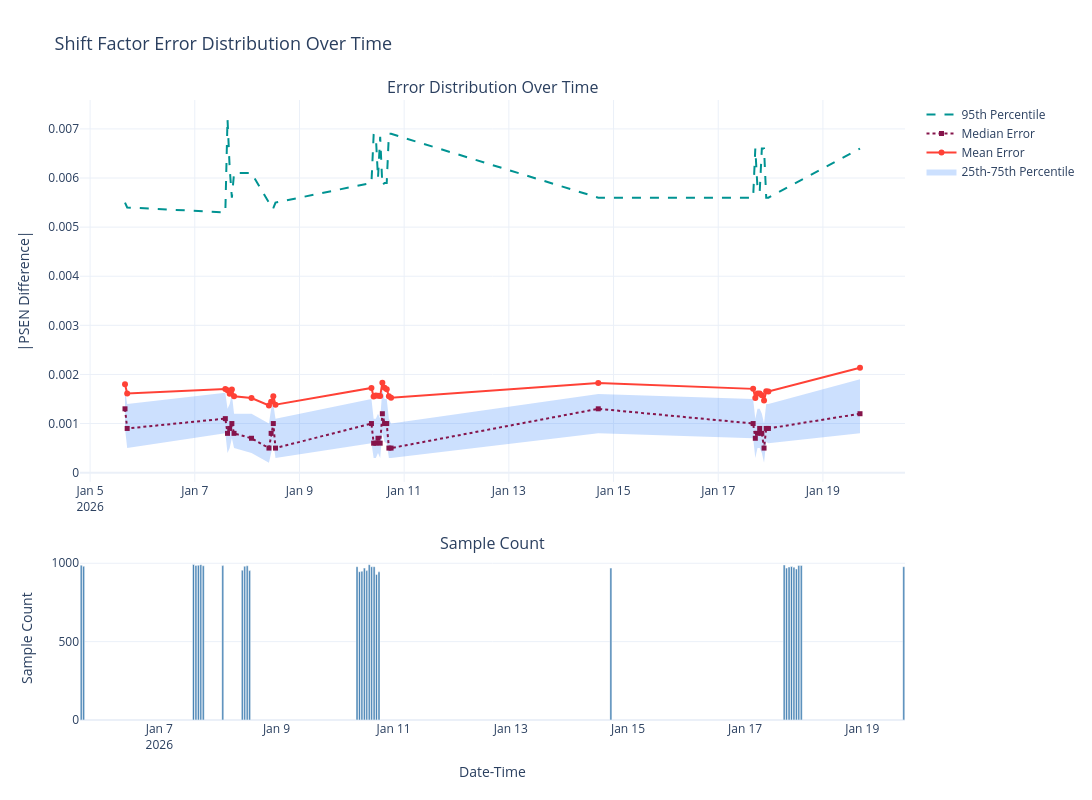
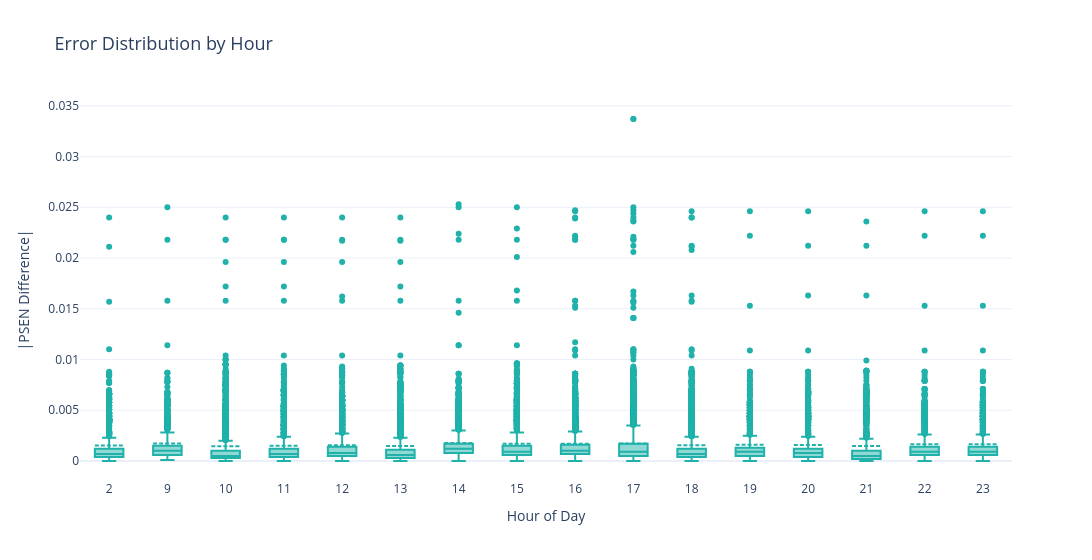
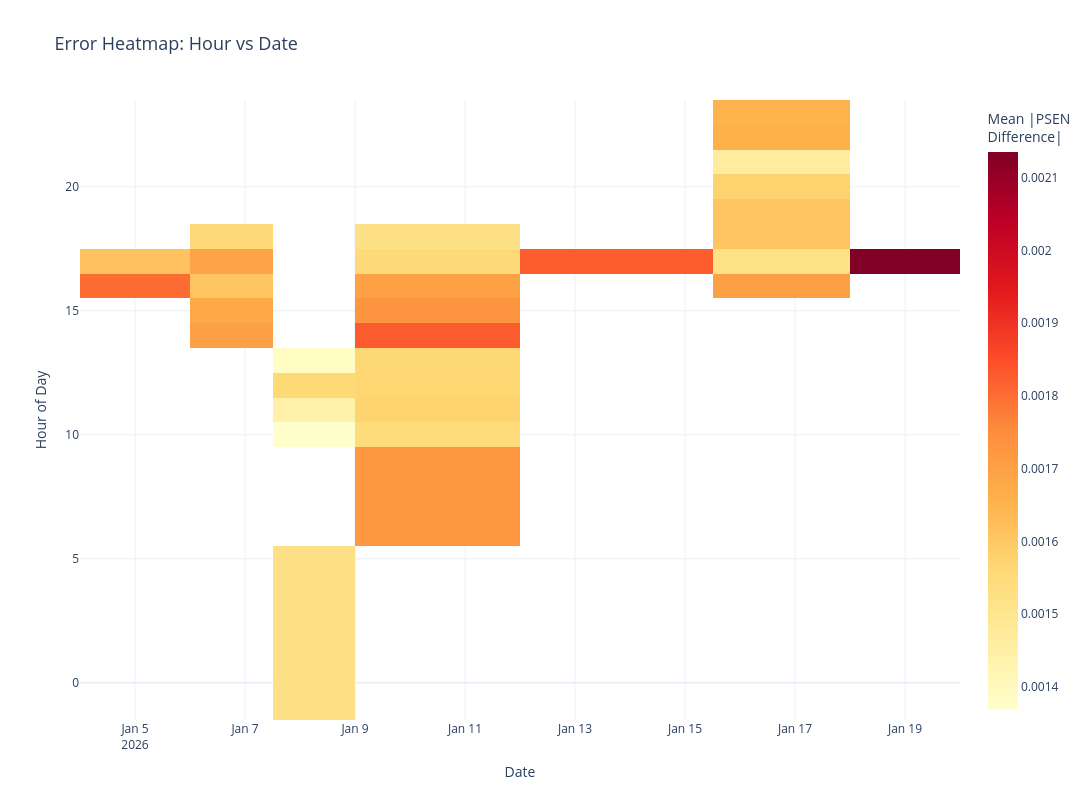
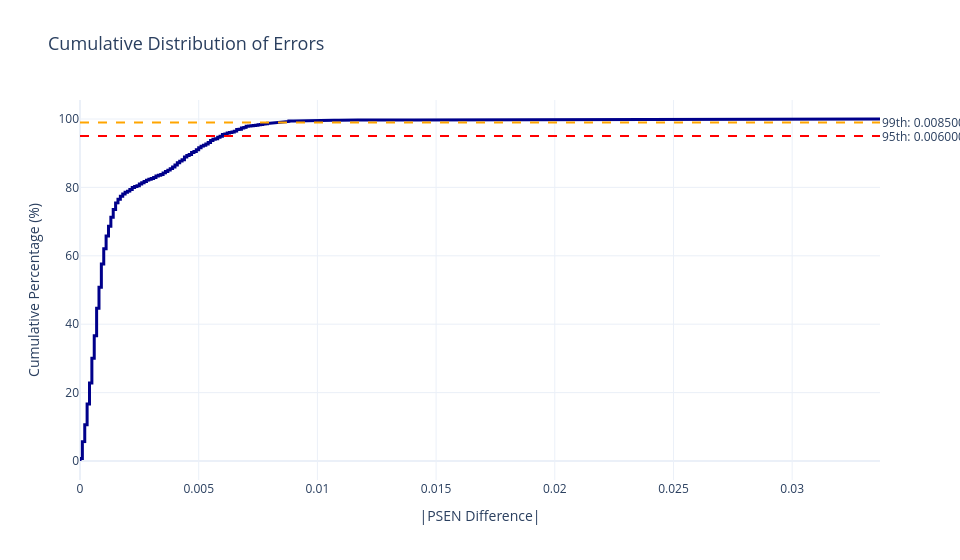

The cell these charts' notebook holds for them, in order:
### Markdown cell above
## Example: Benchmark interface/GTC shifts

### Code cell
# Example usage of analysis and visualization functions:

# Run analysis
stats = analyze_shift_errors(interface_results)

# Access specific statistics
print(f"\nWorst datetime: {stats['datetime_errors'].index[0]}")
print(f"Worst node: {stats['node_errors'].index[0]}")

# Create all visualizations (plotly - interactive!)
visualize_errors_over_time(interface_results, viz_type='timeseries', save_dir=r'G:\ERCOT\Research\FTR Auctions\2025_12_JAN2026 Monthly Auction\BackTest', save_format='html')
visualize_errors_over_time(interface_results, viz_type='boxplot', save_dir=r'G:\ERCOT\Research\FTR Auctions\2025_12_JAN2026 Monthly Auction\BackTest', save_format='html')


figs = visualize_errors_over_time(interface_results, viz_type='all',)

# Display individual plots
figs['timeseries'].show()
figs['boxplot'].show()
# figs['heatmap'].show()
# figs['cdf'].show()

### Figure 1 — Plotly figure (JSON) as saved in the notebook; plotly's stock layout.template omitted (floating-point values rounded to 4 significant figures)
{"data": [{"hovertemplate": "75th: %{y:.6f}<extra></extra>", "line": {"width": 0}, "mode": "lines", "showlegend": false, "type": "scatter", "x": ["2026-01-05T16:00:00", "2026-01-05T17:00:00", "2026-01-07T14:00:00", "2026-01-07T15:00:00", "2026-01-07T16:00:00", "2026-01-07T17:00:00", "2026-01-07T18:00:00", "2026-01-08T02:00:00", "2026-01-08T10:00:00", "2026-01-08T11:00:00", "2026-01-08T12:00:00", "2026-01-08T13:00:00", "2026-01-10T09:00:00", "2026-01-10T10:00:00", "2026-01-10T11:00:00", "2026-01-10T12:00:00", "2026-01-10T13:00:00", "2026-01-10T14:00:00", "2026-01-10T15:00:00", "2026-01-10T16:00:00", "2026-01-10T17:00:00", "2026-01-10T18:00:00", "2026-01-14T17:00:00", "2026-01-17T16:00:00", "2026-01-17T17:00:00", "2026-01-17T18:00:00", "2026-01-17T19:00:00", "2026-01-17T20:00:00", "2026-01-17T21:00:00", "2026-01-17T22:00:00", "2026-01-17T23:00:00", "2026-01-19T17:00:00"], "xaxis": "x", "y": [0.0017, 0.0014, 0.001625, 0.0013, 0.0014, 0.0016, 0.0012, 0.0012, 0.001, 0.0013, 0.0014, 0.0011, 0.0015, 0.0011, 0.0011, 0.0012, 0.0011, 0.0017, 0.0015, 0.0015, 0.0011, 0.001, 0.0016, 0.0015, 0.0011, 0.0013, 0.0013, 0.0012, 0.001, 0.0014, 0.0014, 0.0019], "yaxis": "y"}, {"fill": "tonexty", "fillcolor": "rgba(0,100,250,0.2)", "hovertemplate": "25th: %{y:.6f}<extra></extra>", "line": {"width": 0}, "mode": "lines", "name": "25th-75th Percentile", "type": "scatter", "x": ["2026-01-05T16:00:00", "2026-01-05T17:00:00", "2026-01-07T14:00:00", "2026-01-07T15:00:00", "2026-01-07T16:00:00", "2026-01-07T17:00:00", "2026-01-07T18:00:00", "2026-01-08T02:00:00", "2026-01-08T10:00:00", "2026-01-08T11:00:00", "2026-01-08T12:00:00", "2026-01-08T13:00:00", "2026-01-10T09:00:00", "2026-01-10T10:00:00", "2026-01-10T11:00:00", "2026-01-10T12:00:00", "2026-01-10T13:00:00", "2026-01-10T14:00:00", "2026-01-10T15:00:00", "2026-01-10T16:00:00", "2026-01-10T17:00:00", "2026-01-10T18:00:00", "2026-01-14T17:00:00", "2026-01-17T16:00:00", "2026-01-17T17:00:00", "2026-01-17T18:00:00", "2026-01-17T19:00:00", "2026-01-17T20:00:00", "2026-01-17T21:00:00", "2026-01-17T22:00:00", "2026-01-17T23:00:00", "2026-01-19T17:00:00"], "xaxis": "x", "y": [0.0009, 0.0005, 0.0008, 0.0004, 0.0005, 0.0007, 0.0005, 0.0004, 0.0002, 0.0004, 0.0006, 0.0003, 0.0006, 0.0003, 0.0003, 0.0004, 0.0003, 0.0008, 0.000625, 0.0006, 0.0003, 0.0003, 0.0008, 0.0007, 0.0003, 0.0005, 0.0005, 0.0004, 0.0002, 0.000625, 0.0006, 0.0008], "yaxis": "y"}, {"hovertemplate": "Mean: %{y:.6f}<extra></extra>", "line": {"color": "rgb(255,65,54)", "width": 2}, "marker": {"size": 6}, "mode": "lines+markers", "name": "Mean Error", "type": "scatter", "x": ["2026-01-05T16:00:00", "2026-01-05T17:00:00", "2026-01-07T14:00:00", "2026-01-07T15:00:00", "2026-01-07T16:00:00", "2026-01-07T17:00:00", "2026-01-07T18:00:00", "2026-01-08T02:00:00", "2026-01-08T10:00:00", "2026-01-08T11:00:00", "2026-01-08T12:00:00", "2026-01-08T13:00:00", "2026-01-10T09:00:00", "2026-01-10T10:00:00", "2026-01-10T11:00:00", "2026-01-10T12:00:00", "2026-01-10T13:00:00", "2026-01-10T14:00:00", "2026-01-10T15:00:00", "2026-01-10T16:00:00", "2026-01-10T17:00:00", "2026-01-10T18:00:00", "2026-01-14T17:00:00", "2026-01-17T16:00:00", "2026-01-17T17:00:00", "2026-01-17T18:00:00", "2026-01-17T19:00:00", "2026-01-17T20:00:00", "2026-01-17T21:00:00", "2026-01-17T22:00:00", "2026-01-17T23:00:00", "2026-01-19T17:00:00"], "xaxis": "x", "y": [0.001802, 0.001613, 0.001704, 0.00168, 0.001608, 0.001691, 0.001556, 0.00152, 0.001368, 0.001443, 0.001557, 0.001385, 0.001726, 0.001548, 0.001573, 0.001568, 0.001563, 0.001828, 0.00173, 0.001701, 0.001556, 0.001523, 0.001827, 0.001706, 0.001518, 0.001611, 0.00161, 0.001577, 0.001469, 0.001659, 0.001653, 0.002135], "yaxis": "y"}, {"hovertemplate": "Median: %{y:.6f}<extra></extra>", "line": {"color": "rgb(133,20,75)", "dash": "dot", "width": 2}, "marker": {"size": 5, "symbol": "square"}, "mode": "lines+markers", "name": "Median Error", "type": "scatter", "x": ["2026-01-05T16:00:00", "2026-01-05T17:00:00", "2026-01-07T14:00:00", "2026-01-07T15:00:00", "2026-01-07T16:00:00", "2026-01-07T17:00:00", "2026-01-07T18:00:00", "2026-01-08T02:00:00", "2026-01-08T10:00:00", "2026-01-08T11:00:00", "2026-01-08T12:00:00", "2026-01-08T13:00:00", "2026-01-10T09:00:00", "2026-01-10T10:00:00", "2026-01-10T11:00:00", "2026-01-10T12:00:00", "2026-01-10T13:00:00", "2026-01-10T14:00:00", "2026-01-10T15:00:00", "2026-01-10T16:00:00", "2026-01-10T17:00:00", "2026-01-10T18:00:00", "2026-01-14T17:00:00", "2026-01-17T16:00:00", "2026-01-17T17:00:00", "2026-01-17T18:00:00", "2026-01-17T19:00:00", "2026-01-17T20:00:00", "2026-01-17T21:00:00", "2026-01-17T22:00:00", "2026-01-17T23:00:00", "2026-01-19T17:00:00"], "xaxis": "x", "y": [0.0013, 0.0009, 0.0011, 0.0008, 0.0009, 0.001, 0.0008, 0.0007, 0.0005, 0.0008, 0.001, 0.0005, 0.001, 0.0006, 0.0006, 0.0007, 0.0006, 0.0012, 0.001, 0.001, 0.0005, 0.0005, 0.0013, 0.001, 0.0007, 0.0008, 0.0009, 0.0008, 0.0005, 0.0009, 0.0009, 0.0012], "yaxis": "y"}, {"hovertemplate": "95th: %{y:.6f}<extra></extra>", "line": {"color": "rgb(0,147,146)", "dash": "dash", "width": 2}, "mode": "lines", "name": "95th Percentile", "type": "scatter", "x": ["2026-01-05T16:00:00", "2026-01-05T17:00:00", "2026-01-07T14:00:00", "2026-01-07T15:00:00", "2026-01-07T16:00:00", "2026-01-07T17:00:00", "2026-01-07T18:00:00", "2026-01-08T02:00:00", "2026-01-08T10:00:00", "2026-01-08T11:00:00", "2026-01-08T12:00:00", "2026-01-08T13:00:00", "2026-01-10T09:00:00", "2026-01-10T10:00:00", "2026-01-10T11:00:00", "2026-01-10T12:00:00", "2026-01-10T13:00:00", "2026-01-10T14:00:00", "2026-01-10T15:00:00", "2026-01-10T16:00:00", "2026-01-10T17:00:00", "2026-01-10T18:00:00", "2026-01-14T17:00:00", "2026-01-17T16:00:00", "2026-01-17T17:00:00", "2026-01-17T18:00:00", "2026-01-17T19:00:00", "2026-01-17T20:00:00", "2026-01-17T21:00:00", "2026-01-17T22:00:00", "2026-01-17T23:00:00", "2026-01-19T17:00:00"], "xaxis": "x", "y": [0.0055, 0.0054, 0.0053, 0.0072, 0.0062, 0.0056, 0.0061, 0.0061, 0.0055, 0.0055, 0.005385, 0.0055, 0.0059, 0.006875, 0.00686, 0.006, 0.00684, 0.00585, 0.0059, 0.0059, 0.0069, 0.0069, 0.0056, 0.0056, 0.0066, 0.0058, 0.00571, 0.0066, 0.0066, 0.0056, 0.0056, 0.0066], "yaxis": "y"}, {"hovertemplate": "Count: %{y}<extra></extra>", "marker": {"color": "steelblue"}, "name": "Sample Count", "showlegend": false, "type": "bar", "x": ["2026-01-05T16:00:00", "2026-01-05T17:00:00", "2026-01-07T14:00:00", "2026-01-07T15:00:00", "2026-01-07T16:00:00", "2026-01-07T17:00:00", "2026-01-07T18:00:00", "2026-01-08T02:00:00", "2026-01-08T10:00:00", "2026-01-08T11:00:00", "2026-01-08T12:00:00", "2026-01-08T13:00:00", "2026-01-10T09:00:00", "2026-01-10T10:00:00", "2026-01-10T11:00:00", "2026-01-10T12:00:00", "2026-01-10T13:00:00", "2026-01-10T14:00:00", "2026-01-10T15:00:00", "2026-01-10T16:00:00", "2026-01-10T17:00:00", "2026-01-10T18:00:00", "2026-01-14T17:00:00", "2026-01-17T16:00:00", "2026-01-17T17:00:00", "2026-01-17T18:00:00", "2026-01-17T19:00:00", "2026-01-17T20:00:00", "2026-01-17T21:00:00", "2026-01-17T22:00:00", "2026-01-17T23:00:00", "2026-01-19T17:00:00"], "xaxis": "x2", "y": [988, 981, 992, 986, 987, 991, 984, 985, 956, 981, 984, 953, 978, 946, 949, 969, 953, 991, 978, 978, 929, 945, 969, 989, 969, 976, 979, 975, 963, 986, 986, 978], "yaxis": "y2"}], "layout": {"annotations": [{"font": {"size": 16}, "showarrow": false, "text": "Error Distribution Over Time", "x": 0.5, "xanchor": "center", "xref": "paper", "y": 1, "yanchor": "bottom", "yref": "paper"}, {"font": {"size": 16}, "showarrow": false, "text": "Sample Count", "x": 0.5, "xanchor": "center", "xref": "paper", "y": 0.264, "yanchor": "bottom", "yref": "paper"}], "height": 800, "hovermode": "x unified", "legend": {"x": 1.02, "xanchor": "left", "y": 1, "yanchor": "top"}, "title": {"font": {"size": 18}, "text": "Shift Factor Error Distribution Over Time"}, "width": 1200, "xaxis": {"anchor": "y", "domain": [0, 1]}, "xaxis2": {"anchor": "y2", "domain": [0, 1], "title": {"font": {"size": 14}, "text": "Date-Time"}}, "yaxis": {"anchor": "x", "domain": [0.384, 1], "title": {"font": {"size": 14}, "text": "|PSEN Difference|"}}, "yaxis2": {"anchor": "x2", "domain": [0, 0.264], "title": {"font": {"size": 14}, "text": "Sample Count"}}}}

### Figure 2 — Plotly figure (JSON) as saved in the notebook; plotly's stock layout.template omitted (floating-point values rounded to 4 significant figures; data arrays with more than 128 entries replaced by an {"elided": "..."} marker saying what was removed)
{"data": [{"boxmean": true, "customdata": {"elided": "985x2 str values"}, "hovertemplate": "<b>Hour %{x}</b><br>Error: %{y:.6f}<br>Date: %{customdata[0]}<br>Node: %{customdata[1]}<extra></extra>", "marker": {"color": "lightseagreen"}, "name": "2", "type": "box", "y": {"elided": "985 float values"}}, {"boxmean": true, "customdata": {"elided": "978x2 str values"}, "hovertemplate": "<b>Hour %{x}</b><br>Error: %{y:.6f}<br>Date: %{customdata[0]}<br>Node: %{customdata[1]}<extra></extra>", "marker": {"color": "lightseagreen"}, "name": "9", "type": "box", "y": {"elided": "978 float values"}}, {"boxmean": true, "customdata": {"elided": "1902x2 str values"}, "hovertemplate": "<b>Hour %{x}</b><br>Error: %{y:.6f}<br>Date: %{customdata[0]}<br>Node: %{customdata[1]}<extra></extra>", "marker": {"color": "lightseagreen"}, "name": "10", "type": "box", "y": {"elided": "1902 float values"}}, {"boxmean": true, "customdata": {"elided": "1930x2 str values"}, "hovertemplate": "<b>Hour %{x}</b><br>Error: %{y:.6f}<br>Date: %{customdata[0]}<br>Node: %{customdata[1]}<extra></extra>", "marker": {"color": "lightseagreen"}, "name": "11", "type": "box", "y": {"elided": "1930 float values"}}, {"boxmean": true, "customdata": {"elided": "1953x2 str values"}, "hovertemplate": "<b>Hour %{x}</b><br>Error: %{y:.6f}<br>Date: %{customdata[0]}<br>Node: %{customdata[1]}<extra></extra>", "marker": {"color": "lightseagreen"}, "name": "12", "type": "box", "y": {"elided": "1953 float values"}}, {"boxmean": true, "customdata": {"elided": "1906x2 str values"}, "hovertemplate": "<b>Hour %{x}</b><br>Error: %{y:.6f}<br>Date: %{customdata[0]}<br>Node: %{customdata[1]}<extra></extra>", "marker": {"color": "lightseagreen"}, "name": "13", "type": "box", "y": {"elided": "1906 float values"}}, {"boxmean": true, "customdata": {"elided": "1983x2 str values"}, "hovertemplate": "<b>Hour %{x}</b><br>Error: %{y:.6f}<br>Date: %{customdata[0]}<br>Node: %{customdata[1]}<extra></extra>", "marker": {"color": "lightseagreen"}, "name": "14", "type": "box", "y": {"elided": "1983 float values"}}, {"boxmean": true, "customdata": {"elided": "1964x2 str values"}, "hovertemplate": "<b>Hour %{x}</b><br>Error: %{y:.6f}<br>Date: %{customdata[0]}<br>Node: %{customdata[1]}<extra></extra>", "marker": {"color": "lightseagreen"}, "name": "15", "type": "box", "y": {"elided": "1964 float values"}}, {"boxmean": true, "customdata": {"elided": "3942x2 str values"}, "hovertemplate": "<b>Hour %{x}</b><br>Error: %{y:.6f}<br>Date: %{customdata[0]}<br>Node: %{customdata[1]}<extra></extra>", "marker": {"color": "lightseagreen"}, "name": "16", "type": "box", "y": {"elided": "3942 float values"}}, {"boxmean": true, "customdata": {"elided": "5817x2 str values"}, "hovertemplate": "<b>Hour %{x}</b><br>Error: %{y:.6f}<br>Date: %{customdata[0]}<br>Node: %{customdata[1]}<extra></extra>", "marker": {"color": "lightseagreen"}, "name": "17", "type": "box", "y": {"elided": "5817 float values"}}, {"boxmean": true, "customdata": {"elided": "2905x2 str values"}, "hovertemplate": "<b>Hour %{x}</b><br>Error: %{y:.6f}<br>Date: %{customdata[0]}<br>Node: %{customdata[1]}<extra></extra>", "marker": {"color": "lightseagreen"}, "name": "18", "type": "box", "y": {"elided": "2905 float values"}}, {"boxmean": true, "customdata": {"elided": "979x2 str values"}, "hovertemplate": "<b>Hour %{x}</b><br>Error: %{y:.6f}<br>Date: %{customdata[0]}<br>Node: %{customdata[1]}<extra></extra>", "marker": {"color": "lightseagreen"}, "name": "19", "type": "box", "y": {"elided": "979 float values"}}, {"boxmean": true, "customdata": {"elided": "975x2 str values"}, "hovertemplate": "<b>Hour %{x}</b><br>Error: %{y:.6f}<br>Date: %{customdata[0]}<br>Node: %{customdata[1]}<extra></extra>", "marker": {"color": "lightseagreen"}, "name": "20", "type": "box", "y": {"elided": "975 float values"}}, {"boxmean": true, "customdata": {"elided": "963x2 str values"}, "hovertemplate": "<b>Hour %{x}</b><br>Error: %{y:.6f}<br>Date: %{customdata[0]}<br>Node: %{customdata[1]}<extra></extra>", "marker": {"color": "lightseagreen"}, "name": "21", "type": "box", "y": {"elided": "963 float values"}}, {"boxmean": true, "customdata": {"elided": "986x2 str values"}, "hovertemplate": "<b>Hour %{x}</b><br>Error: %{y:.6f}<br>Date: %{customdata[0]}<br>Node: %{customdata[1]}<extra></extra>", "marker": {"color": "lightseagreen"}, "name": "22", "type": "box", "y": {"elided": "986 float values"}}, {"boxmean": true, "customdata": {"elided": "986x2 str values"}, "hovertemplate": "<b>Hour %{x}</b><br>Error: %{y:.6f}<br>Date: %{customdata[0]}<br>Node: %{customdata[1]}<extra></extra>", "marker": {"color": "lightseagreen"}, "name": "23", "type": "box", "y": {"elided": "986 float values"}}], "layout": {"height": 560, "hovermode": "closest", "showlegend": false, "title": {"font": {"size": 18}, "text": "Error Distribution by Hour"}, "width": 1200, "xaxis": {"title": {"font": {"size": 14}, "text": "Hour of Day"}}, "yaxis": {"title": {"font": {"size": 14}, "text": "|PSEN Difference|"}}}}

### Figure 3 — Plotly figure (JSON) as saved in the notebook; plotly's stock layout.template omitted (floating-point values rounded to 4 significant figures)
{"data": [{"colorbar": {"title": {"text": "Mean |PSEN<br>Difference|"}}, "colorscale": [[0, "rgb(255,255,204)"], [0.125, "rgb(255,237,160)"], [0.25, "rgb(254,217,118)"], [0.375, "rgb(254,178,76)"], [0.5, "rgb(253,141,60)"], [0.625, "rgb(252,78,42)"], [0.75, "rgb(227,26,28)"], [0.875, "rgb(189,0,38)"], [1, "rgb(128,0,38)"]], "hovertemplate": "Date: %{x}<br>Hour: %{y}<br>Mean Error: %{z:.6f}<extra></extra>", "type": "heatmap", "x": ["2026-01-05", "2026-01-07", "2026-01-08", "2026-01-10", "2026-01-14", "2026-01-17", "2026-01-19"], "y": [2, 9, 10, 11, 12, 13, 14, 15, 16, 17, 18, 19, 20, 21, 22, 23], "z": [[null, null, 0.00152, null, null, null, null], [null, null, null, 0.001726, null, null, null], [null, null, 0.001368, 0.001548, null, null, null], [null, null, 0.001443, 0.001573, null, null, null], [null, null, 0.001557, 0.001568, null, null, null], [null, null, 0.001385, 0.001563, null, null, null], [null, 0.001704, null, 0.001828, null, null, null], [null, 0.00168, null, 0.00173, null, null, null], [0.001802, 0.001608, null, 0.001701, null, 0.001706, null], [0.001613, 0.001691, null, 0.001556, 0.001827, 0.001518, 0.002135], [null, 0.001556, null, 0.001523, null, 0.001611, null], [null, null, null, null, null, 0.00161, null], [null, null, null, null, null, 0.001577, null], [null, null, null, null, null, 0.001469, null], [null, null, null, null, null, 0.001659, null], [null, null, null, null, null, 0.001653, null]]}], "layout": {"height": 800, "title": {"font": {"size": 18}, "text": "Error Heatmap: Hour vs Date"}, "width": 1200, "xaxis": {"title": {"font": {"size": 14}, "text": "Date"}}, "yaxis": {"title": {"font": {"size": 14}, "text": "Hour of Day"}}}}

### Figure 4 — Plotly figure (JSON) as saved in the notebook; plotly's stock layout.template omitted (floating-point values rounded to 4 significant figures; data arrays with more than 128 entries replaced by an {"elided": "..."} marker saying what was removed)
{"data": [{"hovertemplate": "Error: %{x:.6f}<br>Percentile: %{y:.2f}%<extra></extra>", "line": {"color": "darkblue", "width": 3}, "mode": "lines", "name": "CDF", "type": "scatter", "x": {"elided": "31154 float values"}, "y": {"elided": "31154 float values"}}], "layout": {"annotations": [{"showarrow": false, "text": "95th: 0.006000", "x": 1, "xanchor": "left", "xref": "x domain", "y": 95, "yanchor": "middle", "yref": "y"}, {"showarrow": false, "text": "99th: 0.008500", "x": 1, "xanchor": "left", "xref": "x domain", "y": 99, "yanchor": "middle", "yref": "y"}], "height": 560, "hovermode": "x", "shapes": [{"line": {"color": "red", "dash": "dash"}, "type": "line", "x0": 0, "x1": 1, "xref": "x domain", "y0": 95, "y1": 95, "yref": "y"}, {"line": {"color": "orange", "dash": "dash"}, "type": "line", "x0": 0, "x1": 1, "xref": "x domain", "y0": 99, "y1": 99, "yref": "y"}], "title": {"font": {"size": 18}, "text": "Cumulative Distribution of Errors"}, "width": 960, "xaxis": {"rangemode": "tozero", "title": {"font": {"size": 14}, "text": "|PSEN Difference|"}}, "yaxis": {"title": {"font": {"size": 14}, "text": "Cumulative Percentage (%)"}}}}
